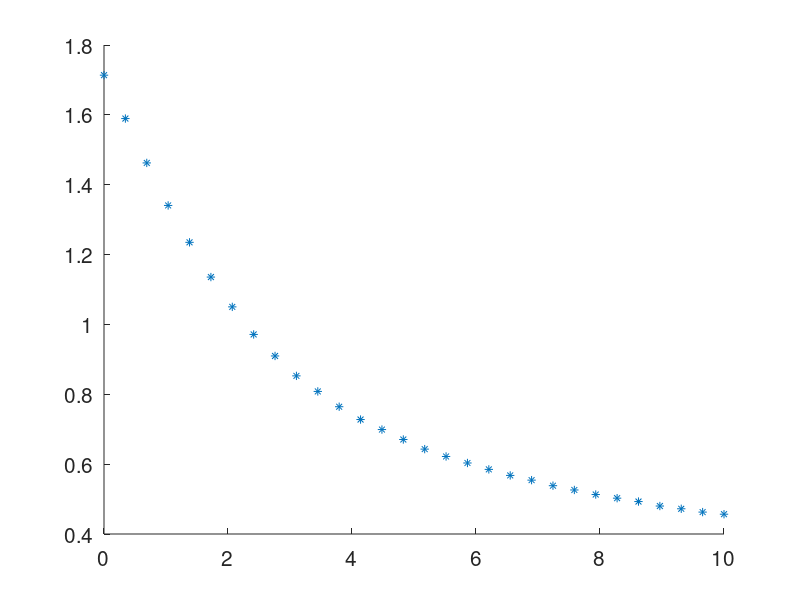

The MATLAB source for this figure:
%numerically calculates the standard deviation of the distribution
clear
clc
NN = 59999;
k = linspace(10,0.0001,30);
var = zeros(1,30);
standard_dev = zeros(1,30);

for j = 1:30
    a = rand(1,NN);
    v = log(exp(k(j)) - 2.*a.*sinh(k(j)))./k(j);
    theta = acos(v);
    totalsq = 0;
    for i = 1:NN
        totalsq = totalsq + theta(i).^2;
    end
    var(j) = totalsq/NN;
    standard_dev(j) = sqrt(var(j));
end
scatter(k,standard_dev,'*');
set(gca,'fontsize',15);